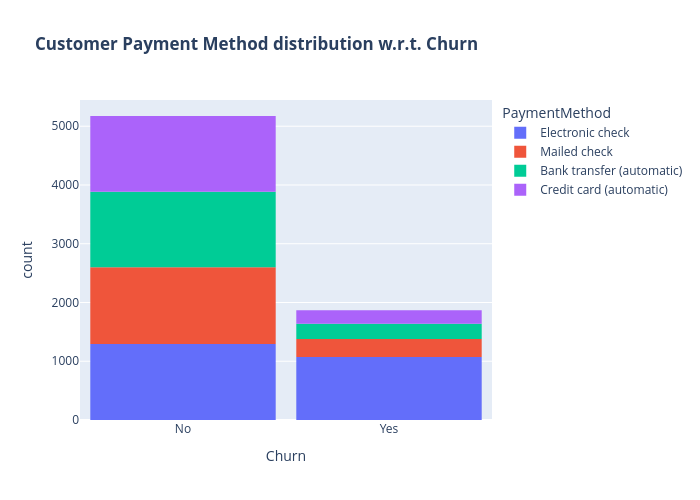

Here is the notebook cell this chart was saved with:
### Code cell
fig = px.histogram(df, x="Churn", color="PaymentMethod", title="<b>Customer Payment Method distribution w.r.t. Churn</b>",barmode='relative')
fig.update_layout(width=700, height=500, bargap=0.1)
plt.savefig('../images/Customer Payment Method distribution w.r.t. Churn.png') 
fig.show()
print("Автоматические методы оплаты демонстрируют значительно лучшее удержание клиентов. Клиенты использующие Electronic check и Mailed check (ручная оплата) преобладают среди ушедших, тогда как клиенты с Bank transfer и Credit card (automatic) показывают высокую лояльность. В целях снижения оттока имеет смысл запустить кампанию по переводу клиентов на автоматические платежи, предложив инсентивы (скидку $3-5/мес или бонусные дни за подключение auto-pay).")

### Figure 1 — Plotly figure (JSON) as saved in the notebook; plotly's stock layout.template omitted (floating-point values rounded to 4 significant figures; data arrays with more than 128 entries replaced by an {"elided": "..."} marker saying what was removed)
{"data": [{"bingroup": "x", "hovertemplate": "PaymentMethod=Electronic check<br>Churn=%{x}<br>count=%{y}<extra></extra>", "legendgroup": "Electronic check", "marker": {"color": "#636efa", "pattern": {"shape": ""}}, "name": "Electronic check", "orientation": "v", "showlegend": true, "type": "histogram", "x": {"elided": "2365 str values"}, "xaxis": "x", "yaxis": "y"}, {"bingroup": "x", "hovertemplate": "PaymentMethod=Mailed check<br>Churn=%{x}<br>count=%{y}<extra></extra>", "legendgroup": "Mailed check", "marker": {"color": "#EF553B", "pattern": {"shape": ""}}, "name": "Mailed check", "orientation": "v", "showlegend": true, "type": "histogram", "x": {"elided": "1612 str values"}, "xaxis": "x", "yaxis": "y"}, {"bingroup": "x", "hovertemplate": "PaymentMethod=Bank transfer (automatic)<br>Churn=%{x}<br>count=%{y}<extra></extra>", "legendgroup": "Bank transfer (automatic)", "marker": {"color": "#00cc96", "pattern": {"shape": ""}}, "name": "Bank transfer (automatic)", "orientation": "v", "showlegend": true, "type": "histogram", "x": {"elided": "1544 str values"}, "xaxis": "x", "yaxis": "y"}, {"bingroup": "x", "hovertemplate": "PaymentMethod=Credit card (automatic)<br>Churn=%{x}<br>count=%{y}<extra></extra>", "legendgroup": "Credit card (automatic)", "marker": {"color": "#ab63fa", "pattern": {"shape": ""}}, "name": "Credit card (automatic)", "orientation": "v", "showlegend": true, "type": "histogram", "x": {"elided": "1522 str values"}, "xaxis": "x", "yaxis": "y"}], "layout": {"bargap": 0.1, "barmode": "relative", "height": 500, "legend": {"title": {"text": "PaymentMethod"}, "tracegroupgap": 0}, "title": {"text": "<b>Customer Payment Method distribution w.r.t. Churn</b>"}, "width": 700, "xaxis": {"anchor": "y", "domain": [0, 1], "title": {"text": "Churn"}}, "yaxis": {"anchor": "x", "domain": [0, 1], "title": {"text": "count"}}}}
